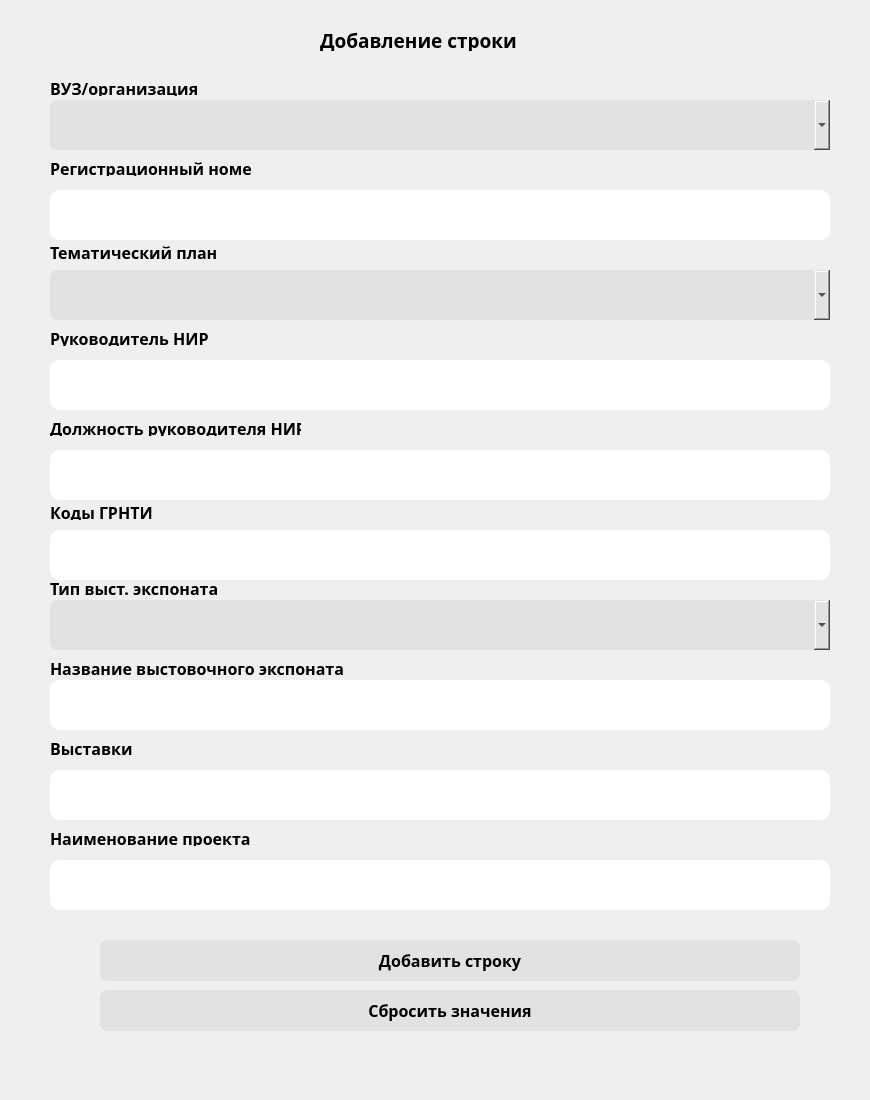
    <widget class="QWidget" name="page_3">
     <widget class="QWidget" name="filter_widget_2" native="true">
      <property name="geometry">
       <rect>
        <x>40</x>
        <y>10</y>
        <width>821</width>
        <height>1081</height>
       </rect>
      </property>
      <property name="autoFillBackground">
       <bool>false</bool>
      </property>
      <property name="styleSheet">
       <string notr="true">
border-radius: 10px</string>
      </property>
      <widget class="QLabel" name="label_paramfiltr_2">
       <property name="geometry">
        <rect>
         <x>280</x>
         <y>20</y>
         <width>221</width>
         <height>21</height>
        </rect>
       </property>
       <property name="font">
        <font>
         <family>Yu Gothic UI Semibold</family>
         <pointsize>14</pointsize>
         <weight>75</weight>
         <bold>true</bold>
        </font>
       </property>
       <property name="text">
        <string>Добавление строки</string>
       </property>
      </widget>
      <widget class="QPushButton" name="add_str_button">
       <property name="geometry">
        <rect>
         <x>60</x>
         <y>930</y>
         <width>700</width>
         <height>41</height>
        </rect>
       </property>
       <property name="font">
        <font>
         <family>Yu Gothic UI Semibold</family>
         <pointsize>12</pointsize>
         <weight>75</weight>
         <bold>true</bold>
        </font>
       </property>
       <property name="cursor">
        <cursorShape>PointingHandCursor</cursorShape>
       </property>
       <property name="styleSheet">
        <string notr="true">background-color: rgb(149, 149, 149);
background-color: rgb(226, 226, 226);
border-radius: 7px</string>
       </property>
       <property name="text">
        <string>Добавить строку</string>
       </property>
       <property name="icon">
        <iconset>
         <normaloff>plus-button.ico</normaloff>plus-button.ico</iconset>
       </property>
      </widget>
      <widget class="QComboBox" name="combox_type">
       <property name="geometry">
        <rect>
         <x>10</x>
         <y>260</y>
         <width>780</width>
         <height>50</height>
        </rect>
       </property>
       <property name="font">
        <font>
         <family>Yu Gothic UI Semibold</family>
         <pointsize>12</pointsize>
         <weight>75</weight>
         <bold>true</bold>
        </font>
       </property>
       <property name="cursor">
        <cursorShape>PointingHandCursor</cursorShape>
       </property>
       <property name="mouseTracking">
        <bool>true</bool>
       </property>
       <property name="styleSheet">
        <string notr="true">background-color: rgb(149, 149, 149);
background-color: rgb(226, 226, 226);
border-radius: 7px</string>
       </property>
      </widget>
      <widget class="QComboBox" name="combox_vuz_2">
       <property name="geometry">
        <rect>
         <x>10</x>
         <y>90</y>
         <width>780</width>
         <height>50</height>
        </rect>
       </property>
       <property name="font">
        <font>
         <family>Yu Gothic UI Semibold</family>
         <pointsize>12</pointsize>
         <weight>75</weight>
         <bold>true</bold>
        </font>
       </property>
       <property name="cursor">
        <cursorShape>PointingHandCursor</cursorShape>
       </property>
       <property name="mouseTracking">
        <bool>true</bool>
       </property>
       <property name="styleSheet">
        <string notr="true">background-color: rgb(149, 149, 149);
background-color: rgb(226, 226, 226);
border-radius: 7px</string>
       </property>
      </widget>
      <widget class="QLabel" name="label_7">
       <property name="geometry">
        <rect>
         <x>10</x>
         <y>234</y>
         <width>181</width>
         <height>16</height>
        </rect>
       </property>
       <property name="font">
        <font>
         <family>Yu Gothic UI Semibold</family>
         <pointsize>12</pointsize>
         <weight>75</weight>
         <bold>true</bold>
        </font>
       </property>
       <property name="text">
        <string>Тематический план</string>
       </property>
      </widget>
      <widget class="QLabel" name="label_29">
       <property name="geometry">
        <rect>
         <x>10</x>
         <y>70</y>
         <width>171</width>
         <height>16</height>
        </rect>
       </property>
       <property name="font">
        <font>
         <family>Yu Gothic UI Semibold</family>
         <pointsize>12</pointsize>
         <weight>75</weight>
         <bold>true</bold>
        </font>
       </property>
       <property name="text">
        <string>ВУЗ/организация</string>
       </property>
      </widget>
      <widget class="QLabel" name="label_20">
       <property name="geometry">
        <rect>
         <x>10</x>
         <y>650</y>
         <width>331</width>
         <height>16</height>
        </rect>
       </property>
       <property name="font">
        <font>
         <family>Yu Gothic UI Semibold</family>
         <pointsize>12</pointsize>
         <weight>75</weight>
         <bold>true</bold>
        </font>
       </property>
       <property name="text">
        <string>Название выстовочного экспоната</string>
       </property>
      </widget>
      <widget class="QLineEdit" name="exponat_text">
       <property name="geometry">
        <rect>
         <x>10</x>
         <y>670</y>
         <width>780</width>
         <height>50</height>
        </rect>
       </property>
       <property name="font">
        <font>
         <family>Yu Gothic UI Semibold</family>
         <pointsize>12</pointsize>
         <weight>75</weight>
         <bold>true</bold>
        </font>
       </property>
      </widget>
      <widget class="QLabel" name="label_19">
       <property name="geometry">
        <rect>
         <x>10</x>
         <y>320</y>
         <width>161</width>
         <height>16</height>
        </rect>
       </property>
       <property name="font">
        <font>
         <family>Yu Gothic UI Semibold</family>
         <pointsize>12</pointsize>
         <weight>75</weight>
         <bold>true</bold>
        </font>
       </property>
       <property name="text">
        <string>Руководитель НИР</string>
       </property>
      </widget>
      <widget class="QLineEdit" name="bossname_text">
       <property name="geometry">
        <rect>
         <x>10</x>
         <y>350</y>
         <width>780</width>
         <height>50</height>
        </rect>
       </property>
       <property name="font">
        <font>
         <family>Yu Gothic UI Semibold</family>
         <pointsize>12</pointsize>
         <weight>75</weight>
         <bold>true</bold>
        </font>
       </property>
      </widget>
      <widget class="QLabel" name="label_23">
       <property name="geometry">
        <rect>
         <x>10</x>
         <y>410</y>
         <width>251</width>
         <height>16</height>
        </rect>
       </property>
       <property name="font">
        <font>
         <family>Yu Gothic UI Semibold</family>
         <pointsize>12</pointsize>
         <weight>75</weight>
         <bold>true</bold>
        </font>
       </property>
       <property name="text">
        <string>Должность руководителя НИР</string>
       </property>
      </widget>
      <widget class="QLineEdit" name="bosstitle_text">
       <property name="geometry">
        <rect>
         <x>10</x>
         <y>440</y>
         <width>780</width>
         <height>50</height>
        </rect>
       </property>
       <property name="font">
        <font>
         <family>Yu Gothic UI Semibold</family>
         <pointsize>12</pointsize>
         <weight>75</weight>
         <bold>true</bold>
        </font>
       </property>
      </widget>
      <widget class="QLabel" name="label_14">
       <property name="geometry">
        <rect>
         <x>10</x>
         <y>820</y>
         <width>241</width>
         <height>16</height>
        </rect>
       </property>
       <property name="font">
        <font>
         <family>Yu Gothic UI Semibold</family>
         <pointsize>12</pointsize>
         <weight>75</weight>
         <bold>true</bold>
        </font>
       </property>
       <property name="text">
        <string>Наименование проекта</string>
       </property>
      </widget>
      <widget class="QLineEdit" name="subject_text">
       <property name="geometry">
        <rect>
         <x>10</x>
         <y>850</y>
         <width>780</width>
         <height>50</height>
        </rect>
       </property>
       <property name="font">
        <font>
         <family>Yu Gothic UI Semibold</family>
         <pointsize>12</pointsize>
         <weight>75</weight>
         <bold>true</bold>
        </font>
       </property>
      </widget>
      <widget class="QComboBox" name="combox_vistexp_2">
       <property name="geometry">
        <rect>
         <x>10</x>
         <y>590</y>
         <width>780</width>
         <height>50</height>
        </rect>
       </property>
       <property name="font">
        <font>
         <family>Yu Gothic UI Semibold</family>
         <pointsize>12</pointsize>
         <weight>75</weight>
         <bold>true</bold>
        </font>
       </property>
       <property name="cursor">
        <cursorShape>PointingHandCursor</cursorShape>
       </property>
       <property name="mouseTracking">
        <bool>true</bool>
       </property>
       <property name="styleSheet">
        <string notr="true">background-color: rgb(149, 149, 149);
background-color: rgb(226, 226, 226);
border-radius: 7px</string>
       </property>
      </widget>
      <widget class="QLabel" name="label_28">
       <property name="geometry">
        <rect>
         <x>10</x>
         <y>570</y>
         <width>191</width>
         <height>16</height>
        </rect>
       </property>
       <property name="font">
        <font>
         <family>Yu Gothic UI Semibold</family>
         <pointsize>12</pointsize>
         <weight>75</weight>
         <bold>true</bold>
        </font>
       </property>
       <property name="text">
        <string>Тип выст. экспоната</string>
       </property>
      </widget>
      <widget class="QLabel" name="label_4">
       <property name="geometry">
        <rect>
         <x>10</x>
         <y>494</y>
         <width>161</width>
         <height>16</height>
        </rect>
       </property>
       <property name="font">
        <font>
         <family>Yu Gothic UI Semibold</family>
         <pointsize>12</pointsize>
         <weight>75</weight>
         <bold>true</bold>
        </font>
       </property>
       <property name="text">
        <string>Коды ГРНТИ</string>
       </property>
      </widget>
      <widget class="QLineEdit" name="vystavki_text">
       <property name="geometry">
        <rect>
         <x>10</x>
         <y>760</y>
         <width>780</width>
         <height>50</height>
        </rect>
       </property>
       <property name="font">
        <font>
         <family>Yu Gothic UI Semibold</family>
         <pointsize>12</pointsize>
         <weight>75</weight>
         <bold>true</bold>
        </font>
       </property>
      </widget>
      <widget class="QLabel" name="label_13">
       <property name="geometry">
        <rect>
         <x>10</x>
         <y>730</y>
         <width>161</width>
         <height>16</height>
        </rect>
       </property>
       <property name="font">
        <font>
         <family>Yu Gothic UI Semibold</family>
         <pointsize>12</pointsize>
         <weight>75</weight>
         <bold>true</bold>
        </font>
       </property>
       <property name="text">
        <string>Выставки</string>
       </property>
      </widget>
      <widget class="QLineEdit" name="grnti_text">
       <property name="geometry">
        <rect>
         <x>10</x>
         <y>520</y>
         <width>780</width>
         <height>50</height>
        </rect>
       </property>
       <property name="font">
        <font>
         <family>Yu Gothic UI Semibold</family>
         <pointsize>12</pointsize>
         <weight>75</weight>
         <bold>true</bold>
        </font>
       </property>
      </widget>
      <widget class="QPushButton" name="close_button_2">
       <property name="geometry">
        <rect>
         <x>770</x>
         <y>20</y>
         <width>21</width>
         <height>20</height>
        </rect>
       </property>
       <property name="cursor">
        <cursorShape>PointingHandCursor</cursorShape>
       </property>
       <property name="mouseTracking">
        <bool>true</bool>
       </property>
       <property name="text">
        <string/>
       </property>
       <property name="icon">
        <iconset>
         <normaloff>close.ico</normaloff>close.ico</iconset>
       </property>
      </widget>
      <widget class="QPushButton" name="sbros_str_button">
       <property name="geometry">
        <rect>
         <x>60</x>
         <y>980</y>
         <width>700</width>
         <height>41</height>
        </rect>
       </property>
       <property name="font">
        <font>
         <family>Yu Gothic UI Semibold</family>
         <pointsize>12</pointsize>
         <weight>75</weight>
         <bold>true</bold>
        </font>
       </property>
       <property name="cursor">
        <cursorShape>PointingHandCursor</cursorShape>
       </property>
       <property name="styleSheet">
        <string notr="true">background-color: rgb(149, 149, 149);
background-color: rgb(226, 226, 226);
border-radius: 7px</string>
       </property>
       <property name="text">
        <string>Сбросить значения</string>
       </property>
       <property name="icon">
        <iconset>
         <normaloff>cancel.ico</normaloff>cancel.ico</iconset>
       </property>
      </widget>
      <widget class="QLabel" name="label_17">
       <property name="geometry">
        <rect>
         <x>10</x>
         <y>150</y>
         <width>201</width>
         <height>16</height>
        </rect>
       </property>
       <property name="font">
        <font>
         <family>Yu Gothic UI Semibold</family>
         <pointsize>12</pointsize>
         <weight>75</weight>
         <bold>true</bold>
        </font>
       </property>
       <property name="text">
        <string>Регистрационный номер</string>
       </property>
      </widget>
      <widget class="QLineEdit" name="regnumber_text">
       <property name="geometry">
        <rect>
         <x>10</x>
         <y>180</y>
         <width>780</width>
         <height>50</height>
        </rect>
       </property>
       <property name="font">
        <font>
         <family>Yu Gothic UI Semibold</family>
         <pointsize>12</pointsize>
         <weight>75</weight>
         <bold>true</bold>
        </font>
       </property>
      </widget>
     </widget>
    </widget>
